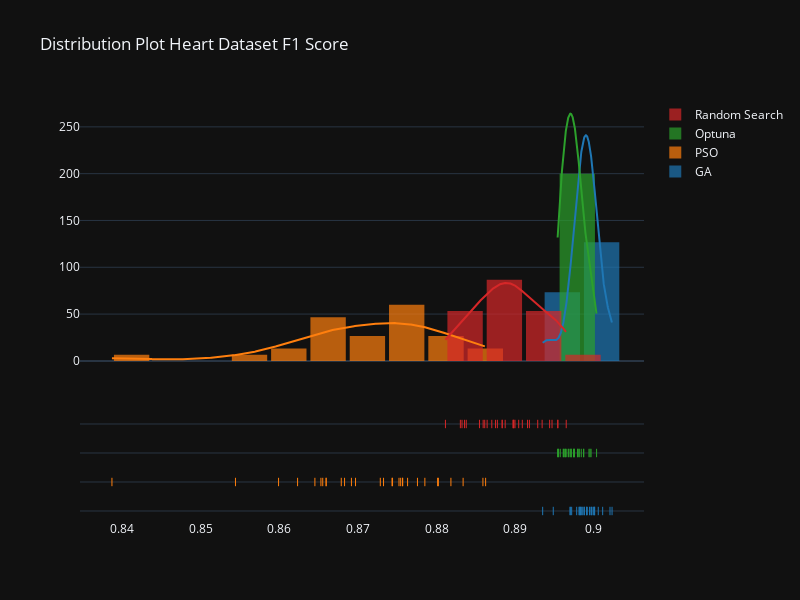
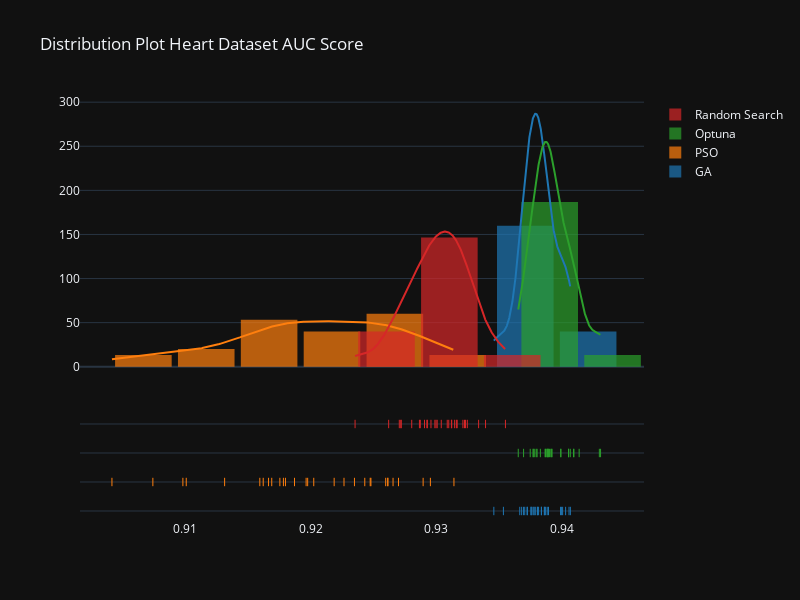
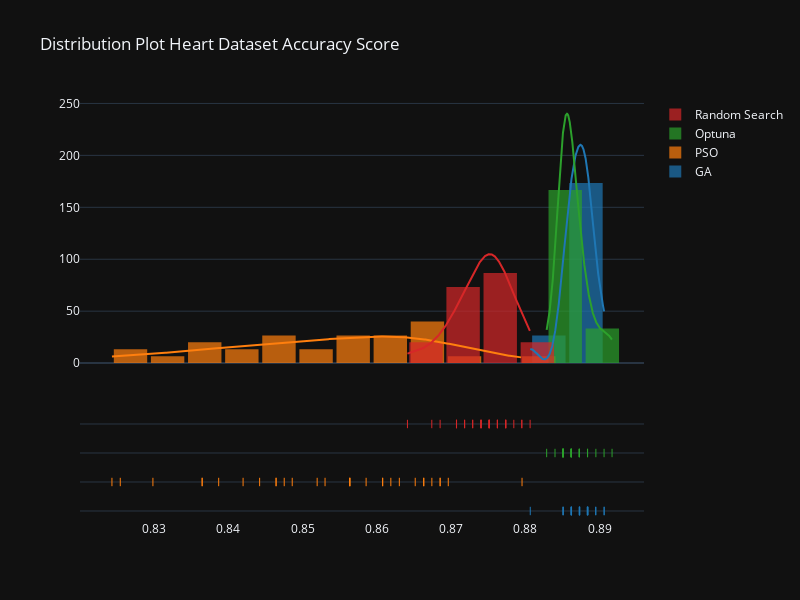

Write notebook code for charts like these, in order.
### Code cell
import plotly.figure_factory as ff
import plotly.graph_objects as go
import plotly.express as px
import numpy as np

metrics = ['F1','AUC', 'Accuracy']
for metric in metrics:
    hist_data = [heart_ga[metric], heart_pso[metric], heart_optuna[metric], heart_rs[metric]]
    group_labels = ['GA', 'PSO', 'Optuna', 'Random Search'] # name of the dataset


    fig = ff.create_distplot(hist_data, group_labels, curve_type='kde', bin_size=.005, show_hist=True)
    fig.update_layout(template = 'plotly_dark')
    fig.update_layout(bargap=0.1, width=800, height=600, title=f'Distribution Plot Heart Dataset {metric} Score')
    fig.show()

### Figure 1 — Plotly figure (JSON) as saved in the notebook; plotly's stock layout.template omitted (floating-point values rounded to 4 significant figures; data arrays with more than 128 entries replaced by an {"elided": "..."} marker saying what was removed)
{"data": [{"autobinx": false, "histnorm": "probability density", "legendgroup": "GA", "marker": {"color": "rgb(31, 119, 180)"}, "name": "GA", "opacity": 0.7, "type": "histogram", "x": [0.8984, 0.9, 0.9021, 0.8982, 0.9023, 0.8982, 0.8981, 0.9001, 0.8978, 0.8991, 0.8971, 0.8992, 0.8986, 0.8997, 0.8988, 0.8972, 0.897, 0.8985, 0.9011, 0.8935, 0.8998, 0.8949, 0.9001, 0.8999, 0.8983, 0.8988, 0.8995, 0.8991, 0.9006, 0.8995], "xaxis": "x", "xbins": {"end": 0.9023, "size": 0.005, "start": 0.8935}, "yaxis": "y"}, {"autobinx": false, "histnorm": "probability density", "legendgroup": "PSO", "marker": {"color": "rgb(255, 127, 14)"}, "name": "PSO", "opacity": 0.7, "type": "histogram", "x": [0.8862, 0.866, 0.8387, 0.8859, 0.8544, 0.8683, 0.8679, 0.8697, 0.8834, 0.8802, 0.8692, 0.8744, 0.8743, 0.8801, 0.8599, 0.8655, 0.8754, 0.8752, 0.8763, 0.8733, 0.8776, 0.8653, 0.8645, 0.866, 0.8785, 0.8757, 0.8728, 0.8818, 0.8757, 0.8623], "xaxis": "x", "xbins": {"end": 0.8862, "size": 0.005, "start": 0.8387}, "yaxis": "y"}, {"autobinx": false, "histnorm": "probability density", "legendgroup": "Optuna", "marker": {"color": "rgb(44, 160, 44)"}, "name": "Optuna", "opacity": 0.7, "type": "histogram", "x": [0.8955, 0.8995, 0.8969, 0.8954, 0.8964, 0.8987, 0.8981, 0.8963, 0.8984, 0.8961, 0.8997, 0.8981, 0.9004, 0.8987, 0.8975, 0.8971, 0.8966, 0.8994, 0.8975, 0.8975, 0.8971, 0.898, 0.8968, 0.8974, 0.8971, 0.898, 0.8961, 0.8957, 0.8955, 0.8963], "xaxis": "x", "xbins": {"end": 0.9004, "size": 0.005, "start": 0.8954}, "yaxis": "y"}, {"autobinx": false, "histnorm": "probability density", "legendgroup": "Random Search", "marker": {"color": "rgb(214, 39, 40)"}, "name": "Random Search", "opacity": 0.7, "type": "histogram", "x": [0.8877, 0.8836, 0.8918, 0.8861, 0.8944, 0.8875, 0.8934, 0.8887, 0.8859, 0.8909, 0.8855, 0.8883, 0.883, 0.8954, 0.8832, 0.8916, 0.89, 0.8864, 0.8954, 0.8838, 0.8897, 0.8884, 0.8929, 0.887, 0.8898, 0.8811, 0.8898, 0.8965, 0.8947, 0.8905], "xaxis": "x", "xbins": {"end": 0.8965, "size": 0.005, "start": 0.8811}, "yaxis": "y"}, {"legendgroup": "GA", "marker": {"color": "rgb(31, 119, 180)"}, "mode": "lines", "name": "GA", "showlegend": false, "type": "scatter", "x": {"elided": "500 float values"}, "xaxis": "x", "y": {"elided": "500 float values"}, "yaxis": "y"}, {"legendgroup": "PSO", "marker": {"color": "rgb(255, 127, 14)"}, "mode": "lines", "name": "PSO", "showlegend": false, "type": "scatter", "x": {"elided": "500 float values"}, "xaxis": "x", "y": {"elided": "500 float values"}, "yaxis": "y"}, {"legendgroup": "Optuna", "marker": {"color": "rgb(44, 160, 44)"}, "mode": "lines", "name": "Optuna", "showlegend": false, "type": "scatter", "x": {"elided": "500 float values"}, "xaxis": "x", "y": {"elided": "500 float values"}, "yaxis": "y"}, {"legendgroup": "Random Search", "marker": {"color": "rgb(214, 39, 40)"}, "mode": "lines", "name": "Random Search", "showlegend": false, "type": "scatter", "x": {"elided": "500 float values"}, "xaxis": "x", "y": {"elided": "500 float values"}, "yaxis": "y"}, {"legendgroup": "GA", "marker": {"color": "rgb(31, 119, 180)", "symbol": "line-ns-open"}, "mode": "markers", "name": "GA", "showlegend": false, "type": "scatter", "x": [0.8984, 0.9, 0.9021, 0.8982, 0.9023, 0.8982, 0.8981, 0.9001, 0.8978, 0.8991, 0.8971, 0.8992, 0.8986, 0.8997, 0.8988, 0.8972, 0.897, 0.8985, 0.9011, 0.8935, 0.8998, 0.8949, 0.9001, 0.8999, 0.8983, 0.8988, 0.8995, 0.8991, 0.9006, 0.8995], "xaxis": "x", "y": ["GA", "GA", "GA", "GA", "GA", "GA", "GA", "GA", "GA", "GA", "GA", "GA", "GA", "GA", "GA", "GA", "GA", "GA", "GA", "GA", "GA", "GA", "GA", "GA", "GA", "GA", "GA", "GA", "GA", "GA"], "yaxis": "y2"}, {"legendgroup": "PSO", "marker": {"color": "rgb(255, 127, 14)", "symbol": "line-ns-open"}, "mode": "markers", "name": "PSO", "showlegend": false, "type": "scatter", "x": [0.8862, 0.866, 0.8387, 0.8859, 0.8544, 0.8683, 0.8679, 0.8697, 0.8834, 0.8802, 0.8692, 0.8744, 0.8743, 0.8801, 0.8599, 0.8655, 0.8754, 0.8752, 0.8763, 0.8733, 0.8776, 0.8653, 0.8645, 0.866, 0.8785, 0.8757, 0.8728, 0.8818, 0.8757, 0.8623], "xaxis": "x", "y": ["PSO", "PSO", "PSO", "PSO", "PSO", "PSO", "PSO", "PSO", "PSO", "PSO", "PSO", "PSO", "PSO", "PSO", "PSO", "PSO", "PSO", "PSO", "PSO", "PSO", "PSO", "PSO", "PSO", "PSO", "PSO", "PSO", "PSO", "PSO", "PSO", "PSO"], "yaxis": "y2"}, {"legendgroup": "Optuna", "marker": {"color": "rgb(44, 160, 44)", "symbol": "line-ns-open"}, "mode": "markers", "name": "Optuna", "showlegend": false, "type": "scatter", "x": [0.8955, 0.8995, 0.8969, 0.8954, 0.8964, 0.8987, 0.8981, 0.8963, 0.8984, 0.8961, 0.8997, 0.8981, 0.9004, 0.8987, 0.8975, 0.8971, 0.8966, 0.8994, 0.8975, 0.8975, 0.8971, 0.898, 0.8968, 0.8974, 0.8971, 0.898, 0.8961, 0.8957, 0.8955, 0.8963], "xaxis": "x", "y": ["Optuna", "Optuna", "Optuna", "Optuna", "Optuna", "Optuna", "Optuna", "Optuna", "Optuna", "Optuna", "Optuna", "Optuna", "Optuna", "Optuna", "Optuna", "Optuna", "Optuna", "Optuna", "Optuna", "Optuna", "Optuna", "Optuna", "Optuna", "Optuna", "Optuna", "Optuna", "Optuna", "Optuna", "Optuna", "Optuna"], "yaxis": "y2"}, {"legendgroup": "Random Search", "marker": {"color": "rgb(214, 39, 40)", "symbol": "line-ns-open"}, "mode": "markers", "name": "Random Search", "showlegend": false, "type": "scatter", "x": [0.8877, 0.8836, 0.8918, 0.8861, 0.8944, 0.8875, 0.8934, 0.8887, 0.8859, 0.8909, 0.8855, 0.8883, 0.883, 0.8954, 0.8832, 0.8916, 0.89, 0.8864, 0.8954, 0.8838, 0.8897, 0.8884, 0.8929, 0.887, 0.8898, 0.8811, 0.8898, 0.8965, 0.8947, 0.8905], "xaxis": "x", "y": ["Random Search", "Random Search", "Random Search", "Random Search", "Random Search", "Random Search", "Random Search", "Random Search", "Random Search", "Random Search", "Random Search", "Random Search", "Random Search", "Random Search", "Random Search", "Random Search", "Random Search", "Random Search", "Random Search", "Random Search", "Random Search", "Random Search", "Random Search", "Random Search", "Random Search", "Random Search", "Random Search", "Random Search", "Random Search", "Random Search"], "yaxis": "y2"}], "layout": {"bargap": 0.1, "barmode": "overlay", "height": 600, "hovermode": "closest", "legend": {"traceorder": "reversed"}, "title": {"text": "Distribution Plot Heart Dataset F1 Score"}, "width": 800, "xaxis": {"anchor": "y2", "domain": [0, 1], "zeroline": false}, "yaxis": {"anchor": "free", "domain": [0.35, 1], "position": 0}, "yaxis2": {"anchor": "x", "domain": [0, 0.25], "dtick": 1, "showticklabels": false}}}

### Figure 2 — Plotly figure (JSON) as saved in the notebook; plotly's stock layout.template omitted (floating-point values rounded to 4 significant figures; data arrays with more than 128 entries replaced by an {"elided": "..."} marker saying what was removed)
{"data": [{"autobinx": false, "histnorm": "probability density", "legendgroup": "GA", "marker": {"color": "rgb(31, 119, 180)"}, "name": "GA", "opacity": 0.7, "type": "histogram", "x": [0.9399, 0.9346, 0.9399, 0.9381, 0.9407, 0.9353, 0.9389, 0.9384, 0.9375, 0.9369, 0.9372, 0.9372, 0.9388, 0.9378, 0.9368, 0.94, 0.9378, 0.9403, 0.937, 0.9381, 0.9379, 0.9387, 0.9375, 0.9386, 0.9366, 0.9406, 0.9386, 0.9376, 0.9381, 0.9383], "xaxis": "x", "xbins": {"end": 0.9407, "size": 0.005, "start": 0.9346}, "yaxis": "y"}, {"autobinx": false, "histnorm": "probability density", "legendgroup": "PSO", "marker": {"color": "rgb(255, 127, 14)"}, "name": "PSO", "opacity": 0.7, "type": "histogram", "x": [0.9176, 0.9289, 0.927, 0.9132, 0.9178, 0.9295, 0.9227, 0.9247, 0.9235, 0.916, 0.9098, 0.918, 0.9248, 0.9266, 0.9169, 0.926, 0.9167, 0.9162, 0.9261, 0.9075, 0.9196, 0.9187, 0.9101, 0.9243, 0.9042, 0.9219, 0.9314, 0.9202, 0.9198, 0.9261], "xaxis": "x", "xbins": {"end": 0.9314, "size": 0.005, "start": 0.9042}, "yaxis": "y"}, {"autobinx": false, "histnorm": "probability density", "legendgroup": "Optuna", "marker": {"color": "rgb(44, 160, 44)"}, "name": "Optuna", "opacity": 0.7, "type": "histogram", "x": [0.9405, 0.943, 0.9399, 0.9389, 0.9392, 0.9388, 0.9389, 0.9388, 0.9378, 0.9409, 0.9383, 0.9369, 0.9379, 0.9386, 0.9405, 0.9414, 0.939, 0.9377, 0.938, 0.9377, 0.9391, 0.9431, 0.9365, 0.9399, 0.9391, 0.9375, 0.9389, 0.9387, 0.9407, 0.9409], "xaxis": "x", "xbins": {"end": 0.9431, "size": 0.005, "start": 0.9365}, "yaxis": "y"}, {"autobinx": false, "histnorm": "probability density", "legendgroup": "Random Search", "marker": {"color": "rgb(214, 39, 40)"}, "name": "Random Search", "opacity": 0.7, "type": "histogram", "x": [0.9323, 0.9296, 0.9235, 0.9293, 0.9301, 0.9287, 0.9272, 0.9325, 0.9334, 0.9299, 0.9287, 0.9272, 0.9291, 0.9312, 0.93, 0.9292, 0.9355, 0.9322, 0.9316, 0.9262, 0.931, 0.9321, 0.9317, 0.9304, 0.9315, 0.9312, 0.928, 0.9271, 0.9309, 0.9339], "xaxis": "x", "xbins": {"end": 0.9355, "size": 0.005, "start": 0.9235}, "yaxis": "y"}, {"legendgroup": "GA", "marker": {"color": "rgb(31, 119, 180)"}, "mode": "lines", "name": "GA", "showlegend": false, "type": "scatter", "x": {"elided": "500 float values"}, "xaxis": "x", "y": {"elided": "500 float values"}, "yaxis": "y"}, {"legendgroup": "PSO", "marker": {"color": "rgb(255, 127, 14)"}, "mode": "lines", "name": "PSO", "showlegend": false, "type": "scatter", "x": {"elided": "500 float values"}, "xaxis": "x", "y": {"elided": "500 float values"}, "yaxis": "y"}, {"legendgroup": "Optuna", "marker": {"color": "rgb(44, 160, 44)"}, "mode": "lines", "name": "Optuna", "showlegend": false, "type": "scatter", "x": {"elided": "500 float values"}, "xaxis": "x", "y": {"elided": "500 float values"}, "yaxis": "y"}, {"legendgroup": "Random Search", "marker": {"color": "rgb(214, 39, 40)"}, "mode": "lines", "name": "Random Search", "showlegend": false, "type": "scatter", "x": {"elided": "500 float values"}, "xaxis": "x", "y": {"elided": "500 float values"}, "yaxis": "y"}, {"legendgroup": "GA", "marker": {"color": "rgb(31, 119, 180)", "symbol": "line-ns-open"}, "mode": "markers", "name": "GA", "showlegend": false, "type": "scatter", "x": [0.9399, 0.9346, 0.9399, 0.9381, 0.9407, 0.9353, 0.9389, 0.9384, 0.9375, 0.9369, 0.9372, 0.9372, 0.9388, 0.9378, 0.9368, 0.94, 0.9378, 0.9403, 0.937, 0.9381, 0.9379, 0.9387, 0.9375, 0.9386, 0.9366, 0.9406, 0.9386, 0.9376, 0.9381, 0.9383], "xaxis": "x", "y": ["GA", "GA", "GA", "GA", "GA", "GA", "GA", "GA", "GA", "GA", "GA", "GA", "GA", "GA", "GA", "GA", "GA", "GA", "GA", "GA", "GA", "GA", "GA", "GA", "GA", "GA", "GA", "GA", "GA", "GA"], "yaxis": "y2"}, {"legendgroup": "PSO", "marker": {"color": "rgb(255, 127, 14)", "symbol": "line-ns-open"}, "mode": "markers", "name": "PSO", "showlegend": false, "type": "scatter", "x": [0.9176, 0.9289, 0.927, 0.9132, 0.9178, 0.9295, 0.9227, 0.9247, 0.9235, 0.916, 0.9098, 0.918, 0.9248, 0.9266, 0.9169, 0.926, 0.9167, 0.9162, 0.9261, 0.9075, 0.9196, 0.9187, 0.9101, 0.9243, 0.9042, 0.9219, 0.9314, 0.9202, 0.9198, 0.9261], "xaxis": "x", "y": ["PSO", "PSO", "PSO", "PSO", "PSO", "PSO", "PSO", "PSO", "PSO", "PSO", "PSO", "PSO", "PSO", "PSO", "PSO", "PSO", "PSO", "PSO", "PSO", "PSO", "PSO", "PSO", "PSO", "PSO", "PSO", "PSO", "PSO", "PSO", "PSO", "PSO"], "yaxis": "y2"}, {"legendgroup": "Optuna", "marker": {"color": "rgb(44, 160, 44)", "symbol": "line-ns-open"}, "mode": "markers", "name": "Optuna", "showlegend": false, "type": "scatter", "x": [0.9405, 0.943, 0.9399, 0.9389, 0.9392, 0.9388, 0.9389, 0.9388, 0.9378, 0.9409, 0.9383, 0.9369, 0.9379, 0.9386, 0.9405, 0.9414, 0.939, 0.9377, 0.938, 0.9377, 0.9391, 0.9431, 0.9365, 0.9399, 0.9391, 0.9375, 0.9389, 0.9387, 0.9407, 0.9409], "xaxis": "x", "y": ["Optuna", "Optuna", "Optuna", "Optuna", "Optuna", "Optuna", "Optuna", "Optuna", "Optuna", "Optuna", "Optuna", "Optuna", "Optuna", "Optuna", "Optuna", "Optuna", "Optuna", "Optuna", "Optuna", "Optuna", "Optuna", "Optuna", "Optuna", "Optuna", "Optuna", "Optuna", "Optuna", "Optuna", "Optuna", "Optuna"], "yaxis": "y2"}, {"legendgroup": "Random Search", "marker": {"color": "rgb(214, 39, 40)", "symbol": "line-ns-open"}, "mode": "markers", "name": "Random Search", "showlegend": false, "type": "scatter", "x": [0.9323, 0.9296, 0.9235, 0.9293, 0.9301, 0.9287, 0.9272, 0.9325, 0.9334, 0.9299, 0.9287, 0.9272, 0.9291, 0.9312, 0.93, 0.9292, 0.9355, 0.9322, 0.9316, 0.9262, 0.931, 0.9321, 0.9317, 0.9304, 0.9315, 0.9312, 0.928, 0.9271, 0.9309, 0.9339], "xaxis": "x", "y": ["Random Search", "Random Search", "Random Search", "Random Search", "Random Search", "Random Search", "Random Search", "Random Search", "Random Search", "Random Search", "Random Search", "Random Search", "Random Search", "Random Search", "Random Search", "Random Search", "Random Search", "Random Search", "Random Search", "Random Search", "Random Search", "Random Search", "Random Search", "Random Search", "Random Search", "Random Search", "Random Search", "Random Search", "Random Search", "Random Search"], "yaxis": "y2"}], "layout": {"bargap": 0.1, "barmode": "overlay", "height": 600, "hovermode": "closest", "legend": {"traceorder": "reversed"}, "title": {"text": "Distribution Plot Heart Dataset AUC Score"}, "width": 800, "xaxis": {"anchor": "y2", "domain": [0, 1], "zeroline": false}, "yaxis": {"anchor": "free", "domain": [0.35, 1], "position": 0}, "yaxis2": {"anchor": "x", "domain": [0, 0.25], "dtick": 1, "showticklabels": false}}}

### Figure 3 — Plotly figure (JSON) as saved in the notebook; plotly's stock layout.template omitted (floating-point values rounded to 4 significant figures; data arrays with more than 128 entries replaced by an {"elided": "..."} marker saying what was removed)
{"data": [{"autobinx": false, "histnorm": "probability density", "legendgroup": "GA", "marker": {"color": "rgb(31, 119, 180)"}, "name": "GA", "opacity": 0.7, "type": "histogram", "x": [0.8906, 0.8895, 0.8873, 0.8862, 0.8873, 0.8883, 0.8884, 0.8862, 0.8862, 0.8873, 0.8851, 0.8862, 0.8884, 0.8873, 0.8884, 0.8884, 0.8851, 0.8862, 0.8884, 0.8862, 0.8884, 0.8873, 0.8884, 0.8906, 0.8873, 0.8873, 0.8862, 0.8895, 0.8807, 0.8851], "xaxis": "x", "xbins": {"end": 0.8906, "size": 0.005, "start": 0.8807}, "yaxis": "y"}, {"autobinx": false, "histnorm": "probability density", "legendgroup": "PSO", "marker": {"color": "rgb(255, 127, 14)"}, "name": "PSO", "opacity": 0.7, "type": "histogram", "x": [0.8298, 0.852, 0.8564, 0.842, 0.8365, 0.8696, 0.8475, 0.8464, 0.8674, 0.863, 0.853, 0.8685, 0.8387, 0.8365, 0.8685, 0.8586, 0.8464, 0.8442, 0.8619, 0.8663, 0.8608, 0.8564, 0.8563, 0.8254, 0.8663, 0.8608, 0.8486, 0.8652, 0.8796, 0.8243], "xaxis": "x", "xbins": {"end": 0.8796, "size": 0.005, "start": 0.8243}, "yaxis": "y"}, {"autobinx": false, "histnorm": "probability density", "legendgroup": "Optuna", "marker": {"color": "rgb(44, 160, 44)"}, "name": "Optuna", "opacity": 0.7, "type": "histogram", "x": [0.8862, 0.8851, 0.8862, 0.8862, 0.8862, 0.8872, 0.8862, 0.8895, 0.8862, 0.8829, 0.8851, 0.8884, 0.8851, 0.8851, 0.8884, 0.8851, 0.8873, 0.8906, 0.8851, 0.8851, 0.8862, 0.8873, 0.8851, 0.884, 0.8917, 0.8851, 0.8862, 0.8851, 0.8851, 0.8873], "xaxis": "x", "xbins": {"end": 0.8917, "size": 0.005, "start": 0.8829}, "yaxis": "y"}, {"autobinx": false, "histnorm": "probability density", "legendgroup": "Random Search", "marker": {"color": "rgb(214, 39, 40)"}, "name": "Random Search", "opacity": 0.7, "type": "histogram", "x": [0.8774, 0.8674, 0.8774, 0.8729, 0.874, 0.8762, 0.8641, 0.8795, 0.8774, 0.874, 0.8763, 0.874, 0.8773, 0.8762, 0.8785, 0.8806, 0.8707, 0.8729, 0.8795, 0.8751, 0.8707, 0.8751, 0.8707, 0.8752, 0.8751, 0.8718, 0.8718, 0.8741, 0.8751, 0.8685], "xaxis": "x", "xbins": {"end": 0.8806, "size": 0.005, "start": 0.8641}, "yaxis": "y"}, {"legendgroup": "GA", "marker": {"color": "rgb(31, 119, 180)"}, "mode": "lines", "name": "GA", "showlegend": false, "type": "scatter", "x": {"elided": "500 float values"}, "xaxis": "x", "y": {"elided": "500 float values"}, "yaxis": "y"}, {"legendgroup": "PSO", "marker": {"color": "rgb(255, 127, 14)"}, "mode": "lines", "name": "PSO", "showlegend": false, "type": "scatter", "x": {"elided": "500 float values"}, "xaxis": "x", "y": {"elided": "500 float values"}, "yaxis": "y"}, {"legendgroup": "Optuna", "marker": {"color": "rgb(44, 160, 44)"}, "mode": "lines", "name": "Optuna", "showlegend": false, "type": "scatter", "x": {"elided": "500 float values"}, "xaxis": "x", "y": {"elided": "500 float values"}, "yaxis": "y"}, {"legendgroup": "Random Search", "marker": {"color": "rgb(214, 39, 40)"}, "mode": "lines", "name": "Random Search", "showlegend": false, "type": "scatter", "x": {"elided": "500 float values"}, "xaxis": "x", "y": {"elided": "500 float values"}, "yaxis": "y"}, {"legendgroup": "GA", "marker": {"color": "rgb(31, 119, 180)", "symbol": "line-ns-open"}, "mode": "markers", "name": "GA", "showlegend": false, "type": "scatter", "x": [0.8906, 0.8895, 0.8873, 0.8862, 0.8873, 0.8883, 0.8884, 0.8862, 0.8862, 0.8873, 0.8851, 0.8862, 0.8884, 0.8873, 0.8884, 0.8884, 0.8851, 0.8862, 0.8884, 0.8862, 0.8884, 0.8873, 0.8884, 0.8906, 0.8873, 0.8873, 0.8862, 0.8895, 0.8807, 0.8851], "xaxis": "x", "y": ["GA", "GA", "GA", "GA", "GA", "GA", "GA", "GA", "GA", "GA", "GA", "GA", "GA", "GA", "GA", "GA", "GA", "GA", "GA", "GA", "GA", "GA", "GA", "GA", "GA", "GA", "GA", "GA", "GA", "GA"], "yaxis": "y2"}, {"legendgroup": "PSO", "marker": {"color": "rgb(255, 127, 14)", "symbol": "line-ns-open"}, "mode": "markers", "name": "PSO", "showlegend": false, "type": "scatter", "x": [0.8298, 0.852, 0.8564, 0.842, 0.8365, 0.8696, 0.8475, 0.8464, 0.8674, 0.863, 0.853, 0.8685, 0.8387, 0.8365, 0.8685, 0.8586, 0.8464, 0.8442, 0.8619, 0.8663, 0.8608, 0.8564, 0.8563, 0.8254, 0.8663, 0.8608, 0.8486, 0.8652, 0.8796, 0.8243], "xaxis": "x", "y": ["PSO", "PSO", "PSO", "PSO", "PSO", "PSO", "PSO", "PSO", "PSO", "PSO", "PSO", "PSO", "PSO", "PSO", "PSO", "PSO", "PSO", "PSO", "PSO", "PSO", "PSO", "PSO", "PSO", "PSO", "PSO", "PSO", "PSO", "PSO", "PSO", "PSO"], "yaxis": "y2"}, {"legendgroup": "Optuna", "marker": {"color": "rgb(44, 160, 44)", "symbol": "line-ns-open"}, "mode": "markers", "name": "Optuna", "showlegend": false, "type": "scatter", "x": [0.8862, 0.8851, 0.8862, 0.8862, 0.8862, 0.8872, 0.8862, 0.8895, 0.8862, 0.8829, 0.8851, 0.8884, 0.8851, 0.8851, 0.8884, 0.8851, 0.8873, 0.8906, 0.8851, 0.8851, 0.8862, 0.8873, 0.8851, 0.884, 0.8917, 0.8851, 0.8862, 0.8851, 0.8851, 0.8873], "xaxis": "x", "y": ["Optuna", "Optuna", "Optuna", "Optuna", "Optuna", "Optuna", "Optuna", "Optuna", "Optuna", "Optuna", "Optuna", "Optuna", "Optuna", "Optuna", "Optuna", "Optuna", "Optuna", "Optuna", "Optuna", "Optuna", "Optuna", "Optuna", "Optuna", "Optuna", "Optuna", "Optuna", "Optuna", "Optuna", "Optuna", "Optuna"], "yaxis": "y2"}, {"legendgroup": "Random Search", "marker": {"color": "rgb(214, 39, 40)", "symbol": "line-ns-open"}, "mode": "markers", "name": "Random Search", "showlegend": false, "type": "scatter", "x": [0.8774, 0.8674, 0.8774, 0.8729, 0.874, 0.8762, 0.8641, 0.8795, 0.8774, 0.874, 0.8763, 0.874, 0.8773, 0.8762, 0.8785, 0.8806, 0.8707, 0.8729, 0.8795, 0.8751, 0.8707, 0.8751, 0.8707, 0.8752, 0.8751, 0.8718, 0.8718, 0.8741, 0.8751, 0.8685], "xaxis": "x", "y": ["Random Search", "Random Search", "Random Search", "Random Search", "Random Search", "Random Search", "Random Search", "Random Search", "Random Search", "Random Search", "Random Search", "Random Search", "Random Search", "Random Search", "Random Search", "Random Search", "Random Search", "Random Search", "Random Search", "Random Search", "Random Search", "Random Search", "Random Search", "Random Search", "Random Search", "Random Search", "Random Search", "Random Search", "Random Search", "Random Search"], "yaxis": "y2"}], "layout": {"bargap": 0.1, "barmode": "overlay", "height": 600, "hovermode": "closest", "legend": {"traceorder": "reversed"}, "title": {"text": "Distribution Plot Heart Dataset Accuracy Score"}, "width": 800, "xaxis": {"anchor": "y2", "domain": [0, 1], "zeroline": false}, "yaxis": {"anchor": "free", "domain": [0.35, 1], "position": 0}, "yaxis2": {"anchor": "x", "domain": [0, 0.25], "dtick": 1, "showticklabels": false}}}
